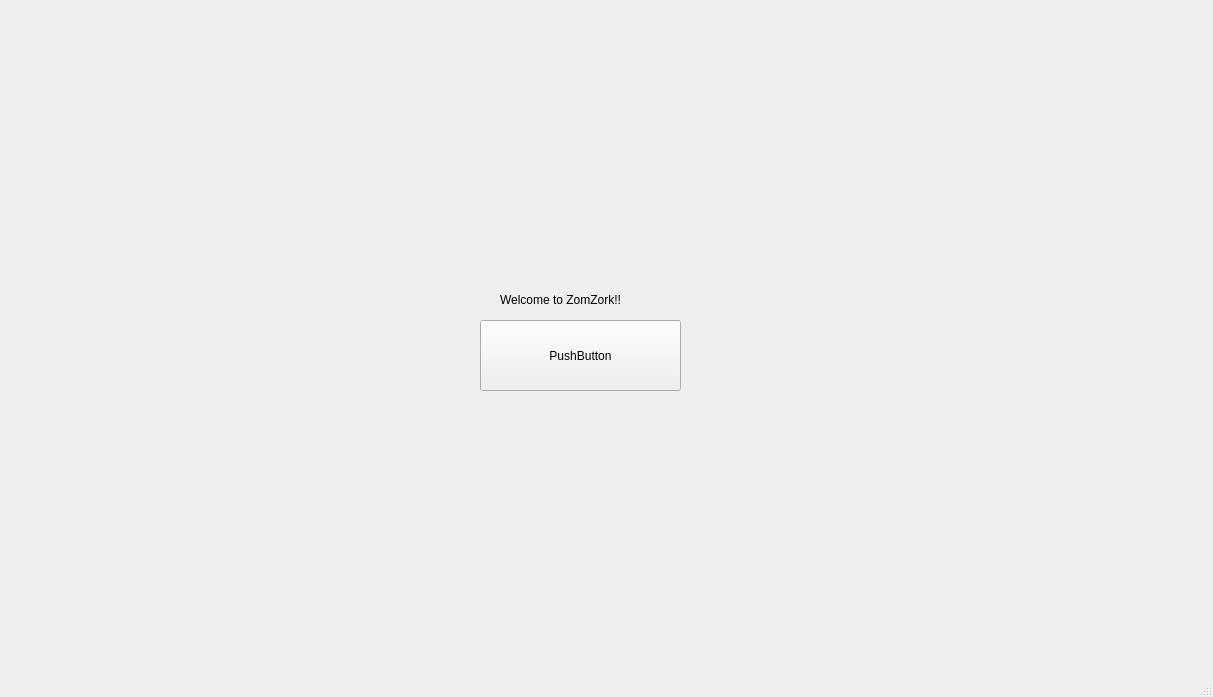
<?xml version="1.0" encoding="UTF-8"?>
<ui version="4.0">
 <class>MainWindow</class>
 <widget class="QMainWindow" name="MainWindow">
  <property name="geometry">
   <rect>
    <x>0</x>
    <y>0</y>
    <width>1213</width>
    <height>697</height>
   </rect>
  </property>
  <property name="windowTitle">
   <string>MainWindow</string>
  </property>
  <widget class="QWidget" name="centralwidget">
   <widget class="QStackedWidget" name="stackedWidget">
    <property name="geometry">
     <rect>
      <x>170</x>
      <y>20</y>
      <width>851</width>
      <height>601</height>
     </rect>
    </property>
    <widget class="QWidget" name="page_1">
     <widget class="QPushButton" name="pushButton_1">
      <property name="geometry">
       <rect>
        <x>310</x>
        <y>300</y>
        <width>201</width>
        <height>71</height>
       </rect>
      </property>
      <property name="text">
       <string>PushButton</string>
      </property>
     </widget>
     <widget class="QLabel" name="label">
      <property name="geometry">
       <rect>
        <x>330</x>
        <y>270</y>
        <width>161</width>
        <height>20</height>
       </rect>
      </property>
      <property name="text">
       <string>Welcome to ZomZork!!</string>
      </property>
     </widget>
    </widget>
    <widget class="QWidget" name="page_2">
     <widget class="QPushButton" name="pushButton_2">
      <property name="geometry">
       <rect>
        <x>340</x>
        <y>110</y>
        <width>201</width>
        <height>71</height>
       </rect>
      </property>
      <property name="text">
       <string>PushButton</string>
      </property>
     </widget>
     <widget class="QLabel" name="label_2">
      <property name="geometry">
       <rect>
        <x>320</x>
        <y>300</y>
        <width>241</width>
        <height>20</height>
       </rect>
      </property>
      <property name="text">
       <string>A zombie infestation survival game!</string>
      </property>
     </widget>
    </widget>
    <widget class="QWidget" name="page_3">
     <widget class="QPushButton" name="pushButton_3">
      <property name="geometry">
       <rect>
        <x>90</x>
        <y>270</y>
        <width>201</width>
        <height>71</height>
       </rect>
      </property>
      <property name="text">
       <string>PushButton</string>
      </property>
     </widget>
     <widget class="QLabel" name="label_3">
      <property name="geometry">
       <rect>
        <x>420</x>
        <y>300</y>
        <width>131</width>
        <height>20</height>
       </rect>
      </property>
      <property name="text">
       <string>Hope ur ready :)))</string>
      </property>
     </widget>
    </widget>
    <widget class="QWidget" name="page_4">
     <widget class="QPushButton" name="pushButton_4">
      <property name="geometry">
       <rect>
        <x>630</x>
        <y>280</y>
        <width>201</width>
        <height>71</height>
       </rect>
      </property>
      <property name="text">
       <string>PushButton</string>
      </property>
     </widget>
     <widget class="QLabel" name="label_4">
      <property name="geometry">
       <rect>
        <x>200</x>
        <y>300</y>
        <width>211</width>
        <height>20</height>
       </rect>
      </property>
      <property name="text">
       <string>Lets go!</string>
      </property>
     </widget>
    </widget>
    <widget class="QWidget" name="page_5">
     <widget class="QPushButton" name="pushButton_5">
      <property name="geometry">
       <rect>
        <x>340</x>
        <y>280</y>
        <width>201</width>
        <height>71</height>
       </rect>
      </property>
      <property name="text">
       <string>START</string>
      </property>
     </widget>
    </widget>
   </widget>
   <widget class="QLabel" name="Bg_pic">
    <property name="geometry">
     <rect>
      <x>0</x>
      <y>0</y>
      <width>1191</width>
      <height>641</height>
     </rect>
    </property>
    <property name="text">
     <string/>
    </property>
   </widget>
   <zorder>Bg_pic</zorder>
   <zorder>stackedWidget</zorder>
  </widget>
  <widget class="QMenuBar" name="menubar">
   <property name="geometry">
    <rect>
     <x>0</x>
     <y>0</y>
     <width>1213</width>
     <height>25</height>
    </rect>
   </property>
  </widget>
  <widget class="QStatusBar" name="statusbar"/>
 </widget>
 <resources/>
 <connections/>
</ui>
